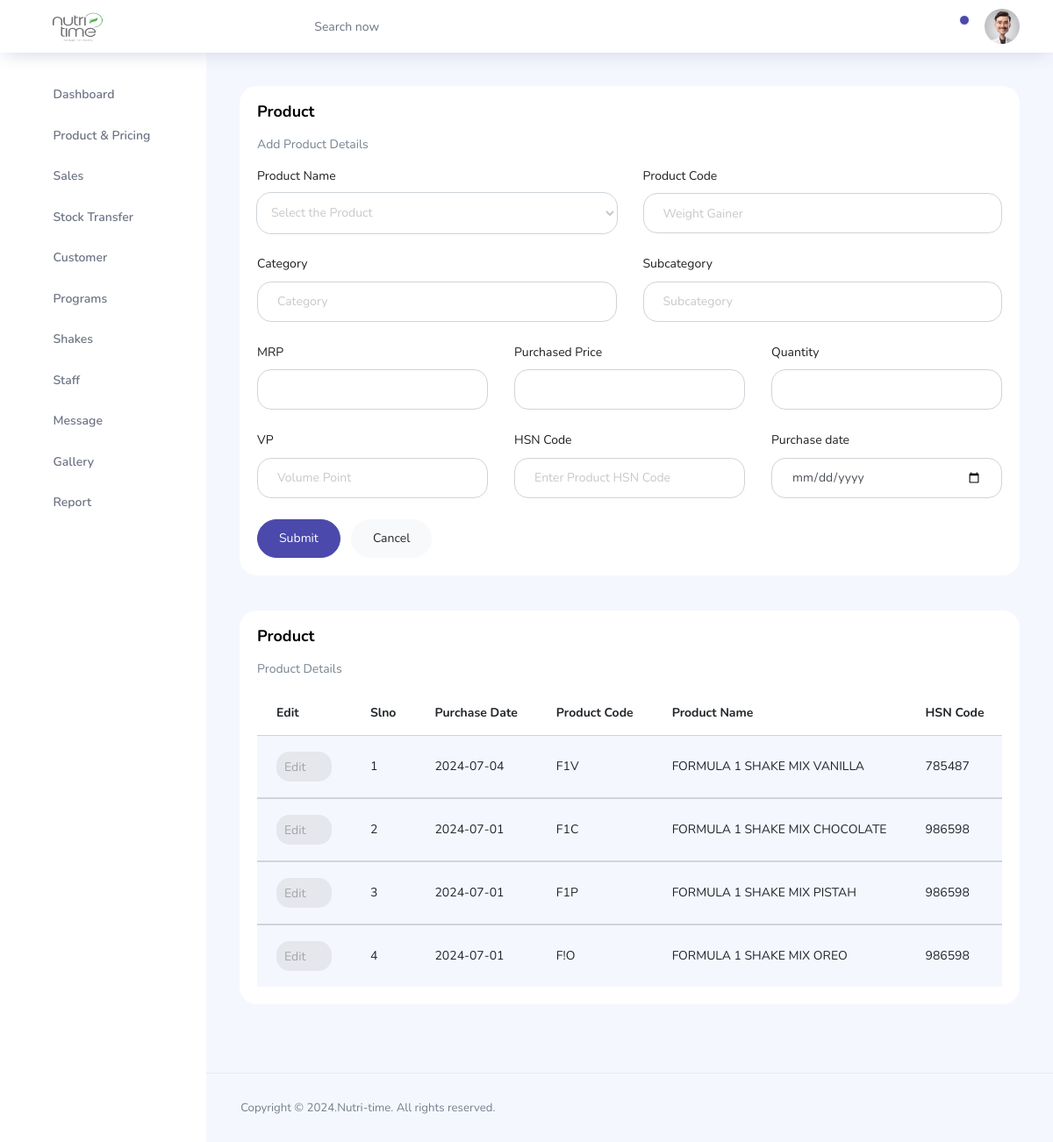
/Admin/pages/admin-product.php (signed in), run on an earlier commit of the app's database.
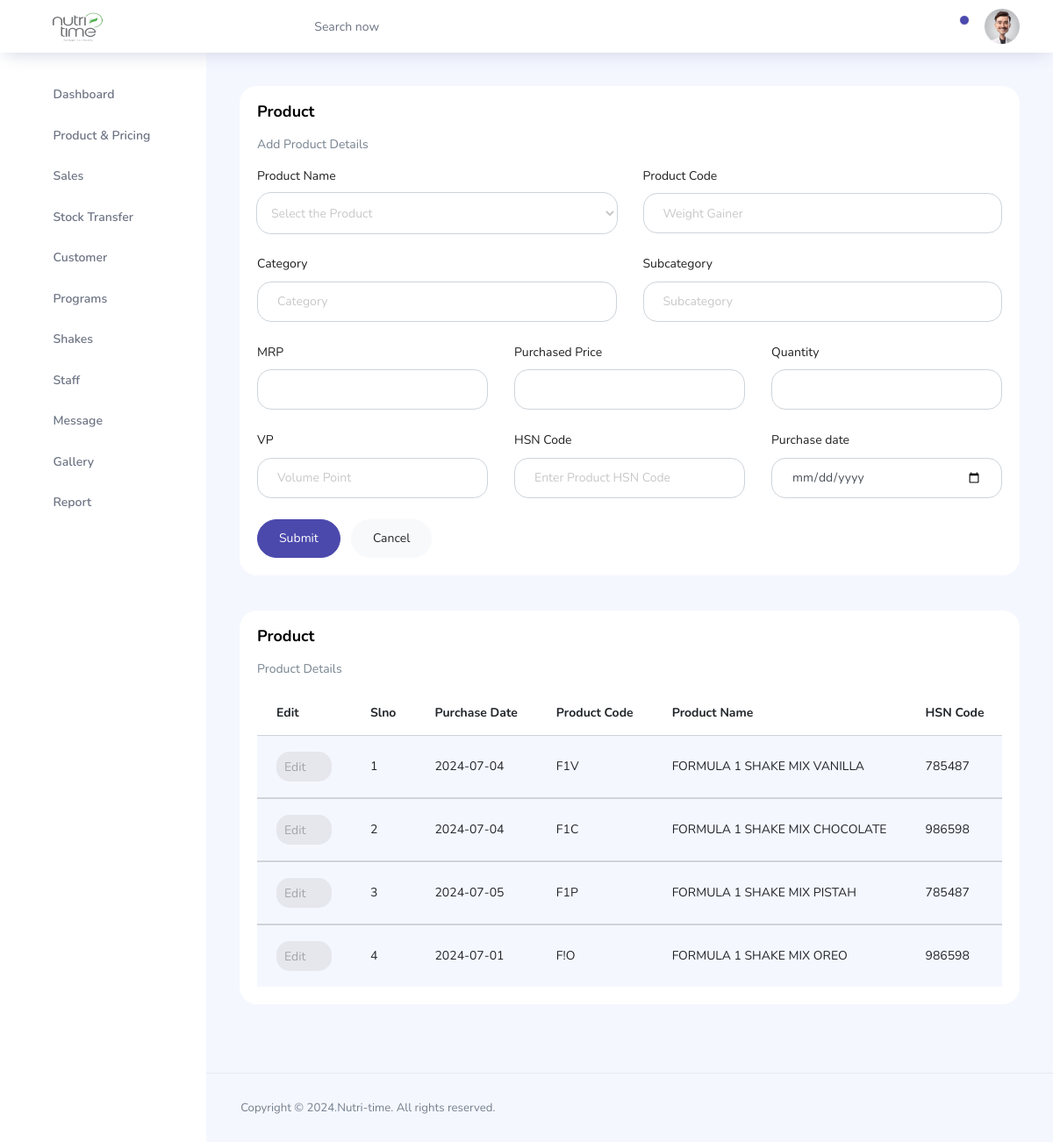
And on a later commit of the database.
### tables this page shows
CREATE TABLE `price` (
  `pri_id` int(11) NOT NULL,
  `pro_name` varchar(50) NOT NULL,
  `pro_code` varchar(20) NOT NULL,
  `pro_category` varchar(50) NOT NULL,
  `pro_subcat` varchar(50) NOT NULL,
  `pro_mrp` varchar(10) NOT NULL,
  `pro_price` varchar(20) NOT NULL,
  `pro_dis0` varchar(10) NOT NULL DEFAULT '1',
  `pro_dis15` varchar(10) NOT NULL,
  `pro_dis25` varchar(10) NOT NULL,
  `pro_dis35` varchar(10) NOT NULL,
  `pro_dis42` varchar(10) NOT NULL,
  `pro_dis50` varchar(10) NOT NULL,
  `pro_vp` varchar(100) NOT NULL,
  `pro_vptotal` varchar(10) NOT NULL,
  `pro_scoop` varchar(10) NOT NULL,
  `pro_scooptotal` varchar(10) NOT NULL,
  `pro_scoopqua` varchar(10) NOT NULL,
  `pro_scoop0` varchar(10) NOT NULL,
  `pro_scoop15` varchar(10) NOT NULL,
  `pro_scoop25` varchar(10) NOT NULL,
  `pro_scoop35` varchar(10) NOT NULL,
  `pro_scoop42` varchar(10) NOT NULL,
  `pro_scoop50` varchar(10) NOT NULL,
  `pro_quantity` varchar(10) NOT NULL,
  `pro_curquantity` varchar(10) NOT NULL,
  `pro_hsn` varchar(200) NOT NULL,
  `pro_img` varchar(100) NOT NULL,
  `pro_date` varchar(100) NOT NULL
);

### Admin/pages/admin-product.php (the view, shortened to what the changed rows need)
<?php
include './connect.php';
?>
<!DOCTYPE html>
<html lang="en">
<head>
  <link rel="stylesheet" href="../vendors/feather/feather.css">
  <link rel="stylesheet" href="../vendors/ti-icons/css/themify-icons.css">
  <link rel="stylesheet" href="../css/vertical-layout-light/style.css">
</head>
<body>
  <div class="container-scroller">
    <?php
    include './topbar.php';
    ?>
    <div class="main-panel">
      <div class="content-wrapper">
        <div class="row">
          <div class="col-12 grid-margin stretch-card">
            <div class="card">
              <div class="card-body">
                <h1 class="card-title">Product</h1>
              </div>
            </div>
          </div>
        </div>
        <div class="row ">
          <div class="col-lg-12 grid-margin stretch-card">
            <div class="card">
              <div class="card-body">
                <div class="table-responsive">
                  <table class="table table-striped">
                    <thead>
                      <tr>
                        <th>Edit</th>
                        <th>Slno</th>
                        <th>Purchase Date</th>
                        <th>Product Code</th>
                        <th>Product Name</th>
                        <th>HSN Code</th>
                      </tr>
                    </thead>
                    <?php
                    $sql = mysqli_query($conn, "SELECT * FROM price ORDER BY pri_id");
                    $serialNo = 1;
                    while ($row = mysqli_fetch_assoc($sql)) {
                      $pro_id = $row['pri_id'];
                      $pro_cod = $row['pro_code'];
                      $pro_nam = $row['pro_name'];
                      $pro_hsn = $row['pro_hsn'];
                      $pro_date = $row['pro_date'];
                    ?>
                      <tbody>
                        <tr>
                          <td><a href="admin-product.php?pid=<?php echo $pro_id; ?>" class="btn btn-inverse-secondary btn-icon-text p-2">Edit<i class="ti-pencil-alt btn-icon-append"></i></a></td>
                          <td class="py-1"><?php echo $serialNo++; ?></td>
                          <td class="py-1"><?php echo $pro_date; ?></td>
                          <td class="py-1"><?php echo $pro_cod; ?></td>
                          <td><?php echo $pro_nam; ?></td>
                          <td><?php echo $pro_hsn; ?></td>
                        </tr>
                      </tbody>
                    <?php
                    }
                    ?>
                  </table>
                </div>
              </div>
            </div>
          </div>
        </div>
      </div>
    </div>
  </div>
  </div>
</body>
</html>

What changed in the data, as far as the page shows it:
changed price "FORMULA 1 SHAKE MIX CHOCOLATE": pro_date "2024-07-01" → "2024-07-04"
changed price "FORMULA 1 SHAKE MIX PISTAH": pro_date "2024-07-01" → "2024-07-05"; pro_hsn "986598" → "785487"
